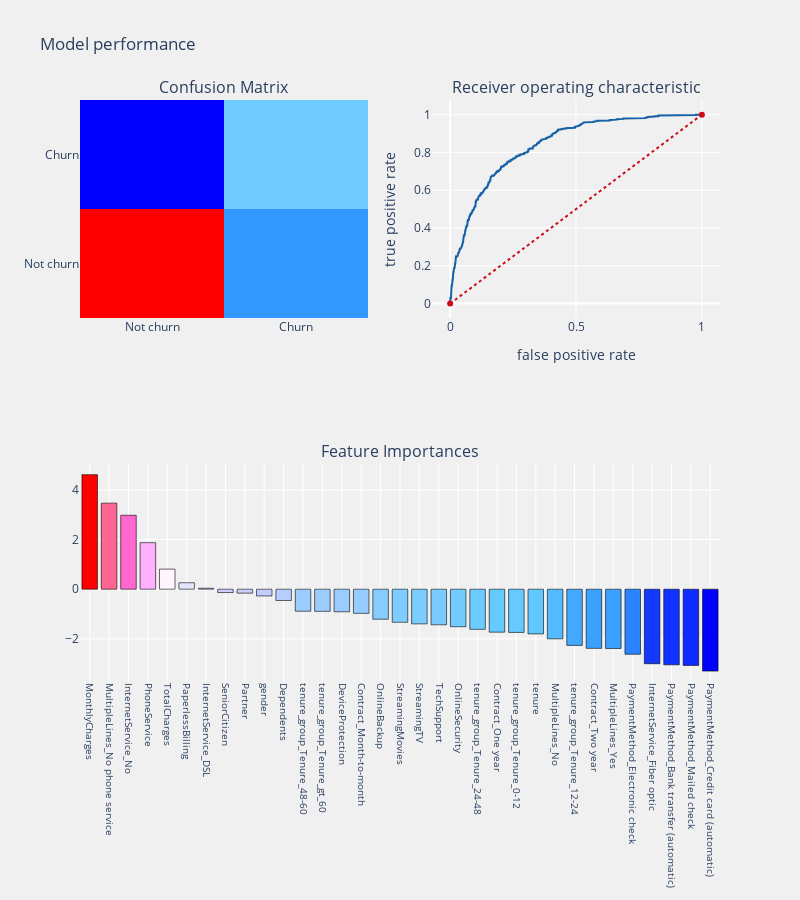

Notebook code cell kept with this figure:
### Markdown cell above
### SMOTE

- Randomly pick a point from the minority class.
- Compute the k-nearest neighbors (for some pre-specified k) for this point.
- Add k new points somewhere between the chosen point and each of its neighbors

### Code cell
from imblearn.over_sampling import SMOTE

cols    = [i for i in telcom.columns if i not in Id_col+target_col]

smote_X = telcom[cols]
smote_Y = telcom[target_col]

#Split train and test data
smote_train_X,smote_test_X,smote_train_Y,smote_test_Y = train_test_split(smote_X,smote_Y,
                                                                         test_size = .25 ,
                                                                         random_state = 111)

#oversampling minority class using smote
os = SMOTE(random_state = 0)
os_smote_X,os_smote_Y = os.fit_sample(smote_train_X,smote_train_Y)
os_smote_X = pd.DataFrame(data = os_smote_X,columns=cols)
os_smote_Y = pd.DataFrame(data = os_smote_Y,columns=target_col)
###



logit_smote = LogisticRegression(C=1.0, class_weight=None, dual=False, fit_intercept=True,
          intercept_scaling=1, max_iter=100, multi_class='ovr', n_jobs=1,
          penalty='l2', random_state=None, solver='liblinear', tol=0.0001,
          verbose=0, warm_start=False)

telecom_churn_prediction(logit_smote,os_smote_X,test_X,os_smote_Y,test_Y,
                         cols,"coefficients",threshold_plot = True)

### Figure 1 — Plotly figure (JSON) as saved in the notebook; plotly's stock layout.template omitted (floating-point values rounded to 4 significant figures; data arrays with more than 128 entries replaced by an {"elided": "..."} marker saying what was removed)
{"data": [{"colorscale": [[0, "rgb(0,0,255)"], [0.1, "rgb(51,153,255)"], [0.2, "rgb(102,204,255)"], [0.3, "rgb(153,204,255)"], [0.4, "rgb(204,204,255)"], [0.5, "rgb(255,255,255)"], [0.6, "rgb(255,204,255)"], [0.7, "rgb(255,153,255)"], [0.8, "rgb(255,102,204)"], [0.9, "rgb(255,102,102)"], [1, "rgb(255,0,0)"]], "name": "matrix", "showscale": false, "type": "heatmap", "x": ["Not churn", "Churn"], "xaxis": "x", "y": ["Not churn", "Churn"], "yaxis": "y", "z": [[1032, 236], [148, 342]]}, {"line": {"color": "rgb(22, 96, 167)", "width": 2}, "name": "Roc : 0.7559196549282173", "type": "scatter", "x": {"elided": "482 float values"}, "xaxis": "x2", "y": {"elided": "482 float values"}, "yaxis": "y2"}, {"line": {"color": "rgb(205, 12, 24)", "dash": "dot", "width": 2}, "type": "scatter", "x": [0, 1], "xaxis": "x2", "y": [0, 1], "yaxis": "y2"}, {"marker": {"color": [4.611, 3.465, 2.976, 1.872, 0.8078, 0.2578, 0.03743, -0.1351, -0.1595, -0.2721, -0.457, -0.887, -0.8918, -0.9085, -0.9731, -1.209, -1.332, -1.396, -1.434, -1.511, -1.617, -1.731, -1.741, -1.801, -1.999, -2.264, -2.383, -2.387, -2.62, -3.001, -3.046, -3.069, -3.298], "colorscale": [[0, "rgb(0,0,255)"], [0.1, "rgb(51,153,255)"], [0.2, "rgb(102,204,255)"], [0.3, "rgb(153,204,255)"], [0.4, "rgb(204,204,255)"], [0.5, "rgb(255,255,255)"], [0.6, "rgb(255,204,255)"], [0.7, "rgb(255,153,255)"], [0.8, "rgb(255,102,204)"], [0.9, "rgb(255,102,102)"], [1, "rgb(255,0,0)"]], "line": {"color": "black", "width": 0.6}}, "name": "coefficients", "type": "bar", "x": ["MonthlyCharges", "MultipleLines_No phone service", "InternetService_No", "PhoneService", "TotalCharges", "PaperlessBilling", "InternetService_DSL", "SeniorCitizen", "Partner", "gender", "Dependents", "tenure_group_Tenure_48-60", "tenure_group_Tenure_gt_60", "DeviceProtection", "Contract_Month-to-month", "OnlineBackup", "StreamingMovies", "StreamingTV", "TechSupport", "OnlineSecurity", "tenure_group_Tenure_24-48", "Contract_One year", "tenure_group_Tenure_0-12", "tenure", "MultipleLines_No", "tenure_group_Tenure_12-24", "Contract_Two year", "MultipleLines_Yes", "PaymentMethod_Electronic check", "InternetService_Fiber optic", "PaymentMethod_Bank transfer (automatic)", "PaymentMethod_Mailed check", "PaymentMethod_Credit card (automatic)"], "xaxis": "x3", "y": [4.611, 3.465, 2.976, 1.872, 0.8078, 0.2578, 0.03743, -0.1351, -0.1595, -0.2721, -0.457, -0.887, -0.8918, -0.9085, -0.9731, -1.209, -1.332, -1.396, -1.434, -1.511, -1.617, -1.731, -1.741, -1.801, -1.999, -2.264, -2.383, -2.387, -2.62, -3.001, -3.046, -3.069, -3.298], "yaxis": "y3"}], "layout": {"annotations": [{"font": {"size": 16}, "showarrow": false, "text": "Confusion Matrix", "x": 0.225, "xanchor": "center", "xref": "paper", "y": 1, "yanchor": "bottom", "yref": "paper"}, {"font": {"size": 16}, "showarrow": false, "text": "Receiver operating characteristic", "x": 0.775, "xanchor": "center", "xref": "paper", "y": 1, "yanchor": "bottom", "yref": "paper"}, {"font": {"size": 16}, "showarrow": false, "text": "Feature Importances", "x": 0.5, "xanchor": "center", "xref": "paper", "y": 0.375, "yanchor": "bottom", "yref": "paper"}], "autosize": false, "height": 900, "margin": {"b": 195}, "paper_bgcolor": "rgba(240,240,240, 0.95)", "plot_bgcolor": "rgba(240,240,240, 0.95)", "showlegend": false, "title": {"text": "Model performance"}, "width": 800, "xaxis": {"anchor": "y", "domain": [0, 0.45]}, "xaxis2": {"anchor": "y2", "domain": [0.55, 1], "title": {"text": "false positive rate"}}, "xaxis3": {"anchor": "y3", "domain": [0, 1], "showgrid": true, "tickangle": 90, "tickfont": {"size": 10}}, "yaxis": {"anchor": "x", "domain": [0.625, 1]}, "yaxis2": {"anchor": "x2", "domain": [0.625, 1], "title": {"text": "true positive rate"}}, "yaxis3": {"anchor": "x3", "domain": [0, 0.375]}}}
